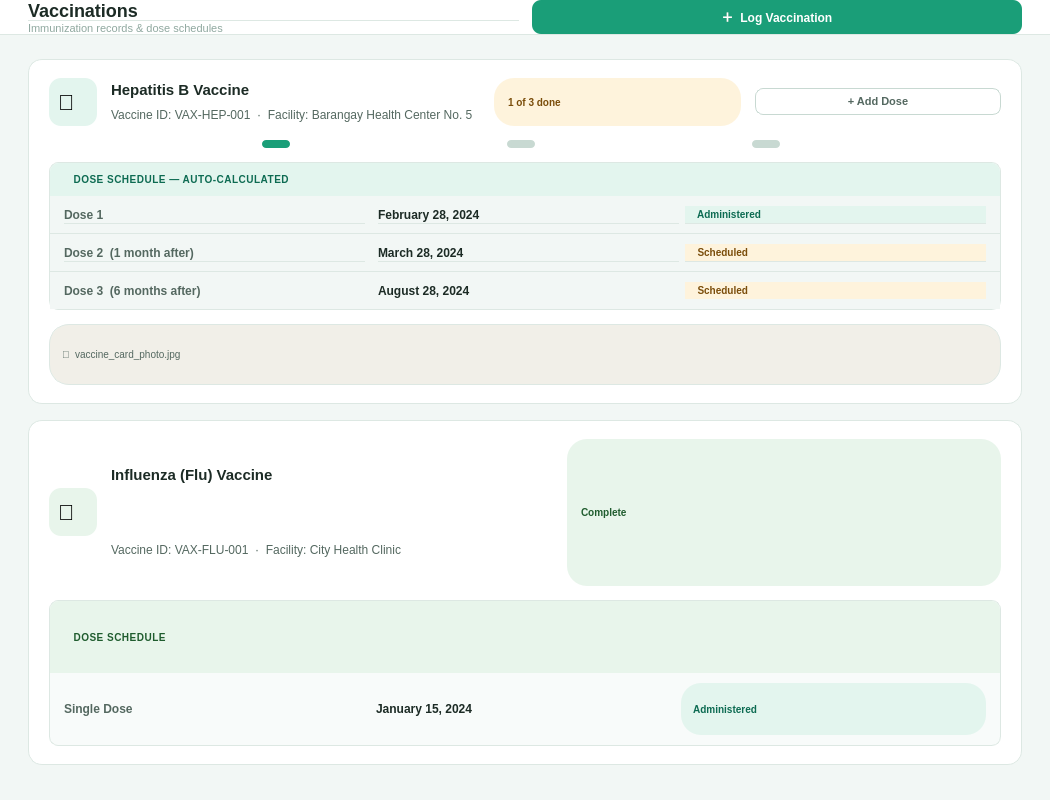
<?xml version="1.0" encoding="UTF-8"?>
<ui version="4.0">
 <class>PageVaccinations</class>
 <widget class="QWidget" name="PageVaccinations">
  <property name="geometry"><rect><x>0</x><y>0</y><width>1050</width><height>800</height></rect></property>
  <property name="styleSheet">
   <string>QWidget { background-color: #F2F7F5; font-family: "Segoe UI", sans-serif; } QLabel { background: transparent; }</string>
  </property>
  <layout class="QVBoxLayout" name="vaxLayout">
   <property name="spacing"><number>0</number></property>
   <property name="leftMargin"><number>0</number></property><property name="topMargin"><number>0</number></property><property name="rightMargin"><number>0</number></property><property name="bottomMargin"><number>0</number></property>

   <!-- Topbar -->
   <item>
    <widget class="QFrame" name="topbar">
     <property name="styleSheet"><string>QFrame { background: #FFFFFF; border-bottom: 1px solid #DDE8E3; }</string></property>
     <property name="minimumHeight"><number>62</number></property><property name="maximumHeight"><number>62</number></property>
     <layout class="QHBoxLayout"><property name="leftMargin"><number>28</number></property><property name="topMargin"><number>0</number></property><property name="rightMargin"><number>28</number></property><property name="bottomMargin"><number>0</number></property>
      <item><layout class="QVBoxLayout"><property name="spacing"><number>1</number></property>
       <item><widget class="QLabel"><property name="text"><string>Vaccinations</string></property><property name="styleSheet"><string>QLabel { font-size: 18px; font-weight: bold; color: #1C2B25; }</string></property></widget></item>
       <item><widget class="QLabel"><property name="text"><string>Immunization records &amp; dose schedules</string></property><property name="styleSheet"><string>QLabel { font-size: 11px; color: #8FA89F; }</string></property></widget></item>
      </layout></item>
      <item><spacer><property name="orientation"><enum>Qt::Horizontal</enum></property></spacer></item>
      <item><widget class="QPushButton" name="btnLogVax"><property name="text"><string>＋  Log Vaccination</string></property><property name="styleSheet"><string>QPushButton { background: #1A9E78; color: #FFF; font-size: 12px; font-weight: 600; border: none; border-radius: 9px; padding: 8px 18px; } QPushButton:hover { background: #0D6B52; }</string></property></widget></item>
     </layout>
    </widget>
   </item>

   <item>
    <widget class="QScrollArea" name="scrollArea">
     <property name="widgetResizable"><bool>true</bool></property>
     <property name="frameShape"><enum>QFrame::NoFrame</enum></property>
     <property name="styleSheet"><string>QScrollArea { background: #F2F7F5; border: none; }</string></property>
     <widget class="QWidget" name="scrollContent">
      <layout class="QVBoxLayout">
       <property name="spacing"><number>16</number></property>
       <property name="leftMargin"><number>28</number></property><property name="topMargin"><number>24</number></property><property name="rightMargin"><number>28</number></property><property name="bottomMargin"><number>28</number></property>

       <!-- Vaccine Card 1: Hepatitis B -->
       <item>
        <widget class="QFrame" name="vaxCard1">
         <property name="styleSheet"><string>QFrame#vaxCard1 { background: #FFFFFF; border: 1px solid #DDE8E3; border-radius: 14px; }</string></property>
         <layout class="QVBoxLayout"><property name="leftMargin"><number>20</number></property><property name="topMargin"><number>18</number></property><property name="rightMargin"><number>20</number></property><property name="bottomMargin"><number>18</number></property><property name="spacing"><number>14</number></property>

          <!-- Header -->
          <item>
           <layout class="QHBoxLayout"><property name="spacing"><number>14</number></property>
            <item><widget class="QLabel" name="vax1Ico"><property name="text"><string>💉</string></property><property name="minimumSize"><size><width>48</width><height>48</height></size></property><property name="maximumSize"><size><width>48</width><height>48</height></size></property><property name="styleSheet"><string>QLabel { background: #E3F5EE; border-radius: 12px; font-size: 22px; padding: 4px; }</string></property></widget></item>
            <item>
             <layout class="QVBoxLayout"><property name="spacing"><number>3</number></property>
              <item><widget class="QLabel"><property name="text"><string>Hepatitis B Vaccine</string></property><property name="styleSheet"><string>QLabel { font-size: 15px; font-weight: bold; color: #1C2B25; }</string></property></widget></item>
              <item><widget class="QLabel"><property name="text"><string>Vaccine ID: VAX-HEP-001  ·  Facility: Barangay Health Center No. 5</string></property><property name="styleSheet"><string>QLabel { font-size: 12px; color: #546860; }</string></property></widget></item>
             </layout>
            </item>
            <item><spacer><property name="orientation"><enum>Qt::Horizontal</enum></property></spacer></item>
            <item><widget class="QLabel"><property name="text"><string>1 of 3 done</string></property><property name="styleSheet"><string>QLabel { background: #FEF3DC; color: #7A4D0A; font-size: 10px; font-weight: bold; border-radius: 20px; padding: 3px 11px; }</string></property></widget></item>
            <item><widget class="QPushButton" name="btnAddDose1"><property name="text"><string>+ Add Dose</string></property><property name="styleSheet"><string>QPushButton { background: transparent; color: #546860; font-size: 11px; font-weight: 600; border: 1px solid #C8D9D2; border-radius: 8px; padding: 6px 14px; } QPushButton:hover { background: #E3F5EE; }</string></property></widget></item>
           </layout>
          </item>

          <!-- Progress pips -->
          <item>
           <layout class="QHBoxLayout"><property name="spacing"><number>4</number></property>
            <item><widget class="QFrame"><property name="minimumSize"><size><width>28</width><height>8</height></size></property><property name="maximumSize"><size><width>28</width><height>8</height></size></property><property name="styleSheet"><string>QFrame { background: #1A9E78; border-radius: 4px; }</string></property></widget></item>
            <item><widget class="QFrame"><property name="minimumSize"><size><width>28</width><height>8</height></size></property><property name="maximumSize"><size><width>28</width><height>8</height></size></property><property name="styleSheet"><string>QFrame { background: #C8D9D2; border-radius: 4px; }</string></property></widget></item>
            <item><widget class="QFrame"><property name="minimumSize"><size><width>28</width><height>8</height></size></property><property name="maximumSize"><size><width>28</width><height>8</height></size></property><property name="styleSheet"><string>QFrame { background: #C8D9D2; border-radius: 4px; }</string></property></widget></item>
            <item><spacer><property name="orientation"><enum>Qt::Horizontal</enum></property></spacer></item>
           </layout>
          </item>

          <!-- Dose Schedule Table -->
          <item>
           <widget class="QFrame" name="doseSchedule1">
            <property name="styleSheet"><string>QFrame#doseSchedule1 { background: #F8FBFA; border: 1px solid #DDE8E3; border-radius: 9px; }</string></property>
            <layout class="QVBoxLayout"><property name="spacing"><number>0</number></property><property name="leftMargin"><number>0</number></property><property name="topMargin"><number>0</number></property><property name="rightMargin"><number>0</number></property><property name="bottomMargin"><number>0</number></property>
             <item><widget class="QLabel" name="dsHead1"><property name="text"><string>  DOSE SCHEDULE — AUTO-CALCULATED</string></property><property name="styleSheet"><string>QLabel { background: #E3F5EE; color: #0D6B52; font-size: 10px; font-weight: bold; letter-spacing: 0.5px; padding: 10px 14px; border-top-left-radius: 9px; border-top-right-radius: 9px; }</string></property></widget></item>
             <!-- Dose rows -->
             <item>
              <widget class="QFrame" name="ds1row1">
               <property name="styleSheet"><string>QFrame { border-bottom: 1px solid #DDE8E3; }</string></property>
               <layout class="QHBoxLayout"><property name="leftMargin"><number>14</number></property><property name="topMargin"><number>10</number></property><property name="rightMargin"><number>14</number></property><property name="bottomMargin"><number>10</number></property>
                <item><widget class="QLabel"><property name="text"><string>Dose 1</string></property><property name="styleSheet"><string>QLabel { font-size: 12px; color: #546860; font-weight: 500; }</string></property></widget></item>
                <item><spacer><property name="orientation"><enum>Qt::Horizontal</enum></property></spacer></item>
                <item><widget class="QLabel"><property name="text"><string>February 28, 2024</string></property><property name="styleSheet"><string>QLabel { font-size: 12px; font-weight: bold; color: #1C2B25; }</string></property></widget></item>
                <item><widget class="QLabel"><property name="text"><string>  Administered  </string></property><property name="styleSheet"><string>QLabel { background: #E3F5EE; color: #0D6B52; font-size: 10px; font-weight: bold; border-radius: 20px; padding: 2px 4px; }</string></property></widget></item>
               </layout>
              </widget>
             </item>
             <item>
              <widget class="QFrame" name="ds1row2">
               <property name="styleSheet"><string>QFrame { border-bottom: 1px solid #DDE8E3; }</string></property>
               <layout class="QHBoxLayout"><property name="leftMargin"><number>14</number></property><property name="topMargin"><number>10</number></property><property name="rightMargin"><number>14</number></property><property name="bottomMargin"><number>10</number></property>
                <item><widget class="QLabel"><property name="text"><string>Dose 2  (1 month after)</string></property><property name="styleSheet"><string>QLabel { font-size: 12px; color: #546860; font-weight: 500; }</string></property></widget></item>
                <item><spacer><property name="orientation"><enum>Qt::Horizontal</enum></property></spacer></item>
                <item><widget class="QLabel"><property name="text"><string>March 28, 2024</string></property><property name="styleSheet"><string>QLabel { font-size: 12px; font-weight: bold; color: #1C2B25; }</string></property></widget></item>
                <item><widget class="QLabel"><property name="text"><string>  Scheduled  </string></property><property name="styleSheet"><string>QLabel { background: #FEF3DC; color: #7A4D0A; font-size: 10px; font-weight: bold; border-radius: 20px; padding: 2px 4px; }</string></property></widget></item>
               </layout>
              </widget>
             </item>
             <item>
              <widget class="QFrame" name="ds1row3">
               <layout class="QHBoxLayout"><property name="leftMargin"><number>14</number></property><property name="topMargin"><number>10</number></property><property name="rightMargin"><number>14</number></property><property name="bottomMargin"><number>10</number></property>
                <item><widget class="QLabel"><property name="text"><string>Dose 3  (6 months after)</string></property><property name="styleSheet"><string>QLabel { font-size: 12px; color: #546860; font-weight: 500; }</string></property></widget></item>
                <item><spacer><property name="orientation"><enum>Qt::Horizontal</enum></property></spacer></item>
                <item><widget class="QLabel"><property name="text"><string>August 28, 2024</string></property><property name="styleSheet"><string>QLabel { font-size: 12px; font-weight: bold; color: #1C2B25; }</string></property></widget></item>
                <item><widget class="QLabel"><property name="text"><string>  Scheduled  </string></property><property name="styleSheet"><string>QLabel { background: #FEF3DC; color: #7A4D0A; font-size: 10px; font-weight: bold; border-radius: 20px; padding: 2px 4px; }</string></property></widget></item>
               </layout>
              </widget>
             </item>
            </layout>
           </widget>
          </item>

          <!-- Doc attachment -->
          <item><widget class="QLabel"><property name="text"><string>📎  vaccine_card_photo.jpg</string></property><property name="styleSheet"><string>QLabel { background: #F1EFE8; border: 1px solid #DDE8E3; border-radius: 20px; font-size: 10px; color: #546860; padding: 3px 10px; }</string></property><property name="maximumWidth"><number>200</number></property></widget></item>

         </layout>
        </widget>
       </item>

       <!-- Vaccine Card 2: Influenza -->
       <item>
        <widget class="QFrame" name="vaxCard2">
         <property name="styleSheet"><string>QFrame#vaxCard2 { background: #FFFFFF; border: 1px solid #DDE8E3; border-radius: 14px; }</string></property>
         <layout class="QVBoxLayout"><property name="leftMargin"><number>20</number></property><property name="topMargin"><number>18</number></property><property name="rightMargin"><number>20</number></property><property name="bottomMargin"><number>18</number></property><property name="spacing"><number>14</number></property>
          <item>
           <layout class="QHBoxLayout"><property name="spacing"><number>14</number></property>
            <item><widget class="QLabel"><property name="text"><string>💉</string></property><property name="minimumSize"><size><width>48</width><height>48</height></size></property><property name="maximumSize"><size><width>48</width><height>48</height></size></property><property name="styleSheet"><string>QLabel { background: #E8F5EB; border-radius: 12px; font-size: 22px; padding: 4px; }</string></property></widget></item>
            <item>
             <layout class="QVBoxLayout"><property name="spacing"><number>3</number></property>
              <item><widget class="QLabel"><property name="text"><string>Influenza (Flu) Vaccine</string></property><property name="styleSheet"><string>QLabel { font-size: 15px; font-weight: bold; color: #1C2B25; }</string></property></widget></item>
              <item><widget class="QLabel"><property name="text"><string>Vaccine ID: VAX-FLU-001  ·  Facility: City Health Clinic</string></property><property name="styleSheet"><string>QLabel { font-size: 12px; color: #546860; }</string></property></widget></item>
             </layout>
            </item>
            <item><spacer><property name="orientation"><enum>Qt::Horizontal</enum></property></spacer></item>
            <item><widget class="QLabel"><property name="text"><string>Complete</string></property><property name="styleSheet"><string>QLabel { background: #E8F5EB; color: #1F5C2E; font-size: 10px; font-weight: bold; border-radius: 20px; padding: 3px 11px; }</string></property></widget></item>
           </layout>
          </item>
          <item>
           <widget class="QFrame" name="doseSchedule2">
            <property name="styleSheet"><string>QFrame#doseSchedule2 { background: #F8FBFA; border: 1px solid #DDE8E3; border-radius: 9px; }</string></property>
            <layout class="QVBoxLayout"><property name="spacing"><number>0</number></property><property name="leftMargin"><number>0</number></property><property name="topMargin"><number>0</number></property><property name="rightMargin"><number>0</number></property><property name="bottomMargin"><number>0</number></property>
             <item><widget class="QLabel"><property name="text"><string>  DOSE SCHEDULE</string></property><property name="styleSheet"><string>QLabel { background: #E8F5EB; color: #1F5C2E; font-size: 10px; font-weight: bold; letter-spacing: 0.5px; padding: 10px 14px; border-top-left-radius: 9px; border-top-right-radius: 9px; }</string></property></widget></item>
             <item>
              <layout class="QHBoxLayout"><property name="leftMargin"><number>14</number></property><property name="topMargin"><number>10</number></property><property name="rightMargin"><number>14</number></property><property name="bottomMargin"><number>10</number></property>
               <item><widget class="QLabel"><property name="text"><string>Single Dose</string></property><property name="styleSheet"><string>QLabel { font-size: 12px; color: #546860; font-weight: 500; }</string></property></widget></item>
               <item><spacer><property name="orientation"><enum>Qt::Horizontal</enum></property></spacer></item>
               <item><widget class="QLabel"><property name="text"><string>January 15, 2024</string></property><property name="styleSheet"><string>QLabel { font-size: 12px; font-weight: bold; color: #1C2B25; }</string></property></widget></item>
               <item><widget class="QLabel"><property name="text"><string>  Administered  </string></property><property name="styleSheet"><string>QLabel { background: #E3F5EE; color: #0D6B52; font-size: 10px; font-weight: bold; border-radius: 20px; padding: 2px 4px; }</string></property></widget></item>
              </layout>
             </item>
            </layout>
           </widget>
          </item>
         </layout>
        </widget>
       </item>

       <item><spacer><property name="orientation"><enum>Qt::Vertical</enum></property></spacer></item>
      </layout>
     </widget>
    </widget>
   </item>
  </layout>
 </widget>
 <resources/><connections/>
</ui>
